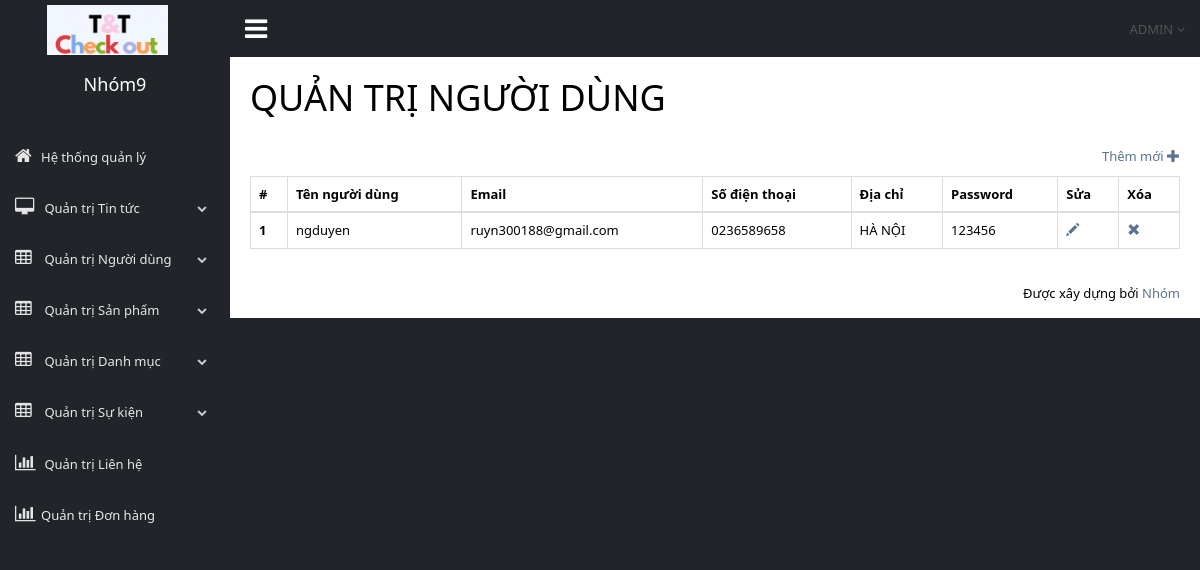
The page /admin/admin-list.php on the database its author committed.
### tables this page shows
CREATE TABLE `khachhang` (
  `khach_id` int(11) NOT NULL,
  `hoten` varchar(100) NOT NULL,
  `sdt` varchar(50) NOT NULL,
  `diachi` varchar(200) NOT NULL,
  `ghichu` text DEFAULT NULL,
  `email` varchar(150) NOT NULL,
  `password` varchar(100) NOT NULL,
  `giaohang` int(11) NOT NULL
);

### admin/admin-list.php (the view, shortened to what this page needs)
<!DOCTYPE html>
<html lang="en">
  <head>
    <link href="../vendors/bootstrap/dist/css/bootstrap.min.css" rel="stylesheet">
    <link href="../vendors/font-awesome/css/font-awesome.min.css" rel="stylesheet">
    <link href="../vendors/nprogress/nprogress.css" rel="stylesheet">
    <link href="../vendors/iCheck/skins/flat/green.css" rel="stylesheet">
    <link href="../vendors/bootstrap-progressbar/css/bootstrap-progressbar-3.3.4.min.css" rel="stylesheet">
    <link href="../vendors/jqvmap/dist/jqvmap.min.css" rel="stylesheet"/>
    <link href="../vendors/bootstrap-daterangepicker/daterangepicker.css" rel="stylesheet">
    <link href="../build/css/custom.min.css" rel="stylesheet">
  </head>
  <body class="nav-md" style="background-color:#212529;">
    <div class="container body">
      <div class="main_container">
        <div class="col-md-3 left_col">
          <div class="left_col scroll-view">
            <?php include("top.php");?>
            <div class="right_col" role="main">
              <div class="row">
                <div class="col-md-12 col-sm-12 col-xs-12">
                  <h1>QUẢN TRỊ NGƯỜI DÙNG</h1>
                  <br>
                  <div>
                    <p style="text-align: right;"><a href="admin-them-moi.php">Thêm mới <span class="glyphicon glyphicon-plus" aria-hidden="true"></span></a></p>
                   <table class="table table-bordered">
                      <thead>
                        <tr>
                          <th>#</th>
                          <th>Tên người dùng</th>
                          <th>Email</th>
                          <th>Số điện thoại</th>
                          <th>Địa chỉ</th>
                          <th>Password</th>
                          <th>Sửa</th>
                          <th>Xóa</th>
                        </tr>
                      </thead>
                      <tbody>
                      <?php
                      include("../config/dbconfig.php");
                      $ketnoi = mysqli_connect($host, $dbusername, $dbpassword, $dbname);
                      mysqli_set_charset($ketnoi, 'UTF8');
                      $sql = "
                        SELECT *
                        FROM khachhang
                        ORDER BY khach_id DESC";
                      $dulieu = mysqli_query($ketnoi, $sql);
                      $i = 0;
                      while ($row = mysqli_fetch_array($dulieu)) {
                      $i++;
                      ;?>
                        <tr>
                          <th scope="row"><?php echo $i;?></th>
                          <td><?php echo $row["hoten"];?></td>
                          <td><?php echo $row["email"];?></td>
                          <td><?php echo $row["sdt"];?></td>
                          <td><?php echo $row["diachi"];?></td>
                          <td><?php echo $row["password"];?></td>
                          <td><a href="admin-sua.php?id_nd=<?php echo $row['khach_id'];?>"><span class="glyphicon glyphicon-pencil" aria-hidden="true"></span></a></td>
                          <td><a href="admin-xoa.php?id_nd=<?php echo $row['khach_id'];?>"><span class="glyphicon glyphicon-remove" aria-hidden="true"></span></a></td>
                        </tr>
                      <?php
                      }
                      ;?>
                      </tbody>
                    </table>
                  </div>
                </div>
              </div>
            </div>
            <?php include("bottom.php");?>
      </div>
    </div>
  </body>
</html>

### admin/top.php (shortened to what this page needs)
<?php
                    include("../config/dbconfig.php");
                    $ketnoi = mysqli_connect($host, $dbusername, $dbpassword, $dbname);
                    mysqli_set_charset($ketnoi, 'UTF8');
                    $sql = "
                      SELECT *
                      FROM admin";
                    $dulieu = mysqli_query($ketnoi, $sql);
                    $row = mysqli_fetch_array($dulieu);
  ?>
          <div class="logo"><a href="index.php" class="site_title"> <img style="width: 55%; height: auto; margin-left: 17%; margin-right: auto; " src="images/logo2.png" ></a></div>
          <div class="profile clearfix" >
            <div class="hinhanh">
              <h2><?php echo $row["username"];?></h2>
            </div>
          </div>
          <br />
          <div id="sidebar-menu" class="main_menu_side hidden-print main_menu" >
            <div class="menu_section">
              <ul class="nav side-menu">
                <li><a  href="./dashboard.php"><i class="fa fa-home"></i>Hệ thống quản lý</a></li>
                <li><a><i class="fa fa-desktop"></i> Quản trị Tin tức <span  class="fa fa-chevron-down"></span></a>
                </li>
                 <li><a><i class="fa fa-table"></i> Quản trị Người dùng<span class="fa fa-chevron-down"></span></a>
                </li>
                <li><a><i class="fa fa-table"></i> Quản trị Sản phẩm <span class="fa fa-chevron-down"></span></a>
                </li>
                    <li><a><i class="fa fa-table"></i> Quản trị Danh mục  <span class="fa fa-chevron-down"></span></a>
                </li>
                <li><a><i class="fa fa-table"></i> Quản trị Sự kiện <span class="fa fa-chevron-down"></span></a>
                </li>
                <li><a href="quan_tri_lien_he.php"><i class="fa fa-bar-chart-o"></i> Quản trị Liên hệ</a></li>
                <li><a href="order_list.php"><i class="fa fa-bar-chart-o"></i>Quản trị Đơn hàng</a></li>
            </div>
          </div>
        </div>
      </div>
      <div class="top_nav" style="background-color:#212529">
        <div class="nav_menu" style="background-color:#212529">
          <nav>
            <div class="nav toggle">
              <a id="menu_toggle"><i style="color: white" class="fa fa-bars"></i></a>
            </div>
            <ul class="nav navbar-nav navbar-right">
              <li class="">
                <a style="color: white" href="javascript:;" class="user-profile dropdown-toggle" data-toggle="dropdown" aria-expanded="false"> ADMIN
                  <span class=" fa fa-angle-down"></span>
                </a>
              </li>
                </ul>
          </nav>
        </div>
      </div>

### admin/top.php (style rules this page uses)
.hinhanh { text-align: center; color:white; padding-top: 10px; padding-bottom: 0px; }

### rows shown on the page
khachhang: hoten "ngduyen", email "ruyn300188@gmail.com", sdt "0236589658", diachi "HÀ NỘI", password "123456"

### other values the page prints
$row["username"] "Nhóm9"
